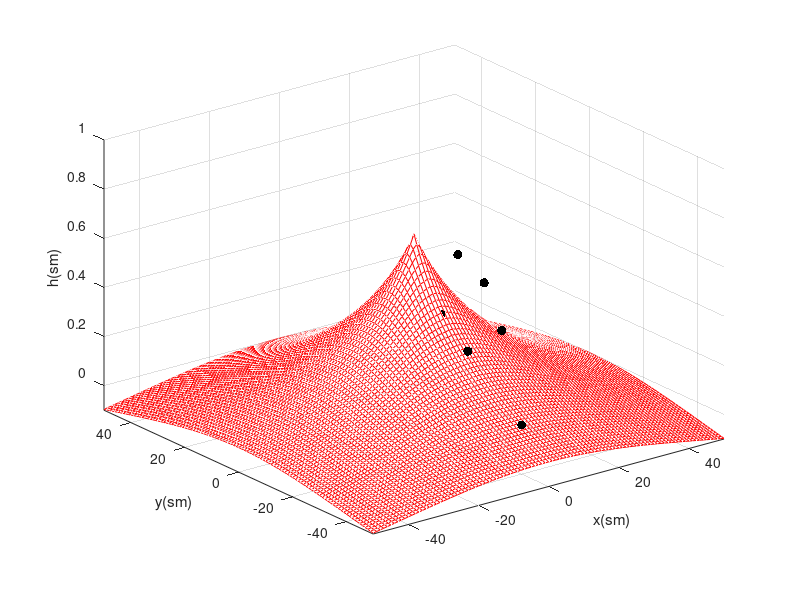

The MATLAB source for this figure: (Note: this script raises an error after producing the figure.)
function membrane_solution_other
clear, clc
PI = 3.14159265;

% experimental data
M = [0 0 0.6;
0 -10 0.4;
0 -20 0.3;
0 -30 0.1;
0 -40 0.1;
sqrt(50) -sqrt(50) 0.6;
sqrt(200) -sqrt(200) 0.3;
sqrt(450) -sqrt(450) 0.0;
sqrt(800) -sqrt(800) 0.0;
20 0 0.4;
30 0 0.1;
40 0 0.0;
sqrt(50) sqrt(50) 0.5;
sqrt(200) sqrt(200) 0.3;
sqrt(450) sqrt(450) 0.1;
sqrt(800) sqrt(800) -0.2;
0 10 0.3;
0 20 0.2;
0 30 0.1;
0 40 0.0;
0 10 0.6];  

x = M(1:16,1);
y = M(1:16,2);
hexp = M(1:16,3);

r = sqrt(x.^2 + y.^2);
Fi = atan2(y,x)*180/PI;
Fi_rad = Fi.*PI./180;

% polar coordinates
[rho, Teta] = calc_cyl(r,Fi_rad);

% SLAE, model coefficients
[coeffs] = solve_slau_m1(rho, Teta, hexp);

A1 = coeffs(1)
B1 = coeffs(2)
D0 = coeffs(3)

% solution plot
draw_solution_field_m1_2(A1,B1,D0);

% SLAE, model coefficients
[coeffs] = solve_slau_m2(rho, Teta, hexp);

A1 = coeffs(1)
A2 = coeffs(2)
B1 = coeffs(3)
B2 = coeffs(4)
D0 = coeffs(5)

% solution plot
draw_solution_field_m2_2(A1,A2,B1,B2,D0);


end

% conformal mapping, new polar coordinates
function [rho, Teta] = calc_cyl(r,Fi_rad)

r0 = 3.95; % domain under cargo radius
Rm = 50; % membrane radius
a = 10; % distance between membrane center and cargo center

Qplus = Rm^2 + a^2 - r0^2 + sqrt( (Rm^2 + a^2 - r0^2)^2 - 4*a^2*Rm^2 );
Qminus = Rm^2 + a^2 - r0^2 - sqrt( (Rm^2 + a^2 - r0^2)^2 - 4*a^2*Rm^2 );
k = Qplus/(2*a*Rm);
rho_up = 4*a^2*r.^2 + 4*a*Qminus*r.*cos(Fi_rad) + Qminus^2;
rho_down = 4*a^2*r.^2 + 4*a*Qplus*r.*cos(Fi_rad) + Qplus^2;
rho = k*sqrt( rho_up./rho_down );
Teta_up = r*sqrt( ( Rm^2+a^2-r0^2 )^2 - 4*Rm^2*a^2 ).*sin(Fi_rad);
Teta_down = a*(Rm^2+r.^2) + r*(Rm^2+a^2-r0^2).*cos(Fi_rad);
Teta = atan2( Teta_up,Teta_down );

end

function [rho, Teta] = calc_cyl_2d(r,Fi_rad)

r0 = 3.95; % domain under cargo radius
Rm = 50; % membrane radius
a = 10; % distance between membrane center and cargo center

Qplus = Rm^2 + a^2 - r0^2 + sqrt( (Rm^2 + a^2 - r0^2)^2 - 4*a^2*Rm^2 );
Qminus = Rm^2 + a^2 - r0^2 - sqrt( (Rm^2 + a^2 - r0^2)^2 - 4*a^2*Rm^2 );
k = Qplus/(2*a*Rm);

rho = zeros(size(r));
Teta = zeros(size(Fi_rad));

for i = 1:size(rho,1)
    for j = 1:size(Teta,2)
        rho_up = 4*a^2*r(i,j)*r(i,j) + 4*a*Qminus*r(i,j)*cos(Fi_rad(i,j)) + Qminus^2;
        rho_down = 4*a^2*r(i,j)*r(i,j) + 4*a*Qplus*r(i,j)*cos(Fi_rad(i,j)) + Qplus^2;
        rho(i,j) = k*sqrt( rho_up/rho_down );
        Teta_up = r(i,j)*sqrt( ( Rm^2+a^2-r0^2 )^2 - 4*Rm^2*a^2 )*sin(Fi_rad(i,j));
        Teta_down = a*(Rm^2+r(i,j)*r(i,j)) + r(i,j)*(Rm^2+a^2-r0^2)*cos(Fi_rad(i,j));
        Teta(i,j) = atan2( Teta_up,Teta_down );
    end
end


end


function [coeffs] = solve_slau_m1(rho, Teta, hexp)

% create system matrix and right part 
M = [0 0 0; 0 0 0; 0 0 0];
B = [0; 0; 0;];

for i=1:size(rho)

        M(1, 1) = M(1, 1) + (rho(i) - 1/rho(i))^2*cos(Teta(i))^2;
        M(1, 2) = M(1, 2) + (rho(i) - 1/rho(i))^2*cos(Teta(i))*sin(Teta(i));
        M(1, 3) = M(1, 3) - log(rho(i))*(rho(i) - 1/rho(i))*cos(Teta(i));
        M(2, 1) = M(1, 2);
        M(2, 2) = M(2, 2) + (rho(i) - 1/rho(i))^2*sin(Teta(i))^2;
        M(2, 3) = M(2, 3) - log(rho(i))*(rho(i) - 1/rho(i))*sin(Teta(i));
        M(3, 1) = M(1, 3);
        M(3, 2) = M(2, 3);
        M(3, 3) = M(3, 3) + log(rho(i))^2;
            
        B(1) = B(1) + (rho(i) - 1/rho(i))*hexp(i)*cos(Teta(i));
        B(2) = B(2) + (rho(i) - 1/rho(i))*hexp(i)*sin(Teta(i));
        B(3) = B(3) - hexp(i)*log(rho(i));

end
%disp(M);
%disp(B);

% matrix system conditional number
c = cond(M)

% SLAE solution, model coefficients
coeffs = linsolve(M,B);

end

function [coeffs] = solve_slau_m2(rho, Teta, hexp)

% create system matrix and right part 
M = [0 0 0 0 0; 0 0 0 0 0; 0 0 0 0 0; 0 0 0 0 0; 0 0 0 0 0];
B = [0; 0; 0; 0; 0];

for i=1:size(rho)

        M(1, 1) = M(1, 1) + (rho(i) - 1/rho(i))^2*cos(Teta(i))^2;
        M(1, 2) = M(1, 2) + (rho(i) - 1/rho(i))*(rho(i)^2 - 1/rho(i)^2)*cos(Teta(i))*cos(2*Teta(i));
        M(1, 3) = M(1, 3) + (rho(i) - 1/rho(i))^2*cos(Teta(i))*sin(Teta(i));
        M(1, 4) = M(1, 4) + (rho(i) - 1/rho(i))*(rho(i)^2 - 1/rho(i)^2)*cos(Teta(i))*sin(2*Teta(i));       
        M(1, 5) = M(1, 5) - log(rho(i))*(rho(i) - 1/rho(i))*cos(Teta(i));
        M(2, 1) = M(1, 2);
        M(2, 2) = M(2, 2) + (rho(i)^2 - 1/rho(i)^2)^2*cos(2*Teta(i))^2;
        M(2, 3) = M(2, 3) + (rho(i) - 1/rho(i))*(rho(i)^2 - 1/rho(i)^2)*cos(2*Teta(i))*sin(Teta(i));
        M(2, 4) = M(2, 4) + (rho(i)^2 - 1/rho(i)^2)^2*cos(2*Teta(i))*sin(2*Teta(i));
        M(2, 5) = M(2, 5) - log(rho(i))*(rho(i)^2 - 1/rho(i)^2)*cos(2*Teta(i));
        M(3, 1) = M(1, 3);
        M(3, 2) = M(2, 3);
        M(3, 3) = M(3, 3) + (rho(i) - 1/rho(i))^2*sin(Teta(i))^2;
        M(3, 4) = M(3, 4) + (rho(i) - 1/rho(i))*(rho(i)^2 - 1/rho(i)^2)*sin(Teta(i))*sin(2*Teta(i));
        M(3, 5) = M(3, 5) + - log(rho(i))*(rho(i) - 1/rho(i))*sin(Teta(i));
        M(4, 1) = M(1, 4);
        M(4, 2) = M(2, 4);
        M(4, 3) = M(3, 4);
        M(4, 4) = M(4, 4) + (rho(i)^2 - 1/rho(i)^2)^2*sin(2*Teta(i))^2;
        M(4, 5) = M(4, 5) - log(rho(i))*(rho(i)^2 - 1/rho(i)^2)*sin(2*Teta(i));
        M(5, 1) = M(1, 5);
        M(5, 2) = M(2, 5);
        M(5, 3) = M(3, 5);
        M(5, 4) = M(4, 5);
        M(5, 5) = M(5, 5) + log(rho(i))^2;
            
        B(1) = B(1) + (rho(i) - 1/rho(i))*hexp(i)*cos(Teta(i));
        B(2) = B(2) + (rho(i)^2 - 1/rho(i)^2)*hexp(i)*cos(2*Teta(i));
        B(3) = B(3) + (rho(i) - 1/rho(i))*hexp(i)*sin(Teta(i));
        B(4) = B(4) + (rho(i)^2 - 1/rho(i)^2)*hexp(i)*sin(2*Teta(i));
        B(5) = B(5) - hexp(i)*log(rho(i));

end

%disp(M);
%disp(B);

% matrix system conditional number
c = cond(M)

% SLAE solution, model coefficients
format short
coeffs = linsolve(M,B);

end


function draw_solution_field_m1_2(A1,B1,D0)

PI = 3.14159265;
Nx = 101;
Ny = 101;
xn = linspace(-50,50,Nx);
yn_t = linspace(-50,50,Ny);
yn = yn_t';
coords2d_r = zeros(size(xn,2),size(yn,1));
coords2d_fi = zeros(size(xn,2),size(yn,1));

for i = 1:size(xn,2)
    for j = 1:size(yn,1)
        coords2d_fi(i,j) = atan2(yn(j,1),xn(1,i))*PI/180;
    end
end
    
for i = 1:size(xn,2)
    for j = 1:size(yn,1)
        coords2d_r(i,j) = sqrt(xn(1,i)^2 + yn(j,1)^2);
    end
end

[rho2d, Teta2d] = calc_cyl_2d(coords2d_r,coords2d_fi);
h2d = zeros(size(coords2d_r));
for i = 1:size(rho2d,1)
    for j = 1:size(Teta2d,2)
        h2d(i,j) = (rho2d(i,j) - 1/rho2d(i,j))*(A1*cos(Teta2d(i,j)) + B1*sin(Teta2d(i,j))) + D0*log(1/rho2d(i,j));
    end
end


format long

Mexp = [0 0 0.6;
0 -10 0.4;
0 -20 0.3;
0 -30 0.1;
0 -40 0.1;
sqrt(50) -sqrt(50) 0.6;
sqrt(200) -sqrt(200) 0.3;
sqrt(450) -sqrt(450) 0.0;
sqrt(800) -sqrt(800) 0.0;
20 0 0.4;
30 0 0.1;
40 0 0.0;
sqrt(50) sqrt(50) 0.5;
sqrt(200) sqrt(200) 0.3;
sqrt(450) sqrt(450) 0.1;
sqrt(800) sqrt(800) -0.2;
0 10 0.3;
0 20 0.2;
0 30 0.1;
0 40 0.0;
0 10 0.6]; 

xexp = Mexp(:,1);
yexp = Mexp(:,2);
hexp = Mexp(:,3);

%solution and experimental data plot
figure('Color','w')
set(gca,'FontSize',12)
a = gradient(0:0.005:0.1);
h = surf(xn, yn, h2d, 'AlphaData',a, 'FaceAlpha',.3);
set(h,'edgecolor','r','facecolor',[1 1 1])
xlim([-50 50])
ylim([-50 50])
zlim([-0.1 1])

hold on
plot3(xexp(1:20),yexp(1:20),hexp(1:20),'.k','MarkerSize',20)

xlabel('x(sm)')
ylabel('y(sm)')
zlabel('h(sm)')
legend('h(x,y)', 'experiment',1)

%calculating errors
Arr_calc = zeros(1,21);
[X, Y] = meshgrid(xn, yn);

for i = 1:21
    Arr_calc(i) = griddata(X,Y,h2d,xexp(i),yexp(i),'natural');
end

Arr_calc_t = Arr_calc';

err = Arr_calc_t - hexp;
disp(err);
err_sq = sqrt((1/size(Arr_calc_t(1:16,1),1))*sum((Arr_calc_t(1:16,1) - hexp(1:16,1)).*(Arr_calc_t(1:16,1) - hexp(1:16,1))))
err_sq2 = sqrt((1/size(Arr_calc_t(17:20,1),1))*sum((Arr_calc_t(17:20,1) - hexp(17:20,1)).*(Arr_calc_t(17:20,1) - hexp(17:20,1))))

%plot discrepancy learning and testing
figure('Color','w')
set(gca,'FontSize',12)
plot3(xexp(1:16),yexp(1:16),err(1:16),'.','MarkerSize',20)
grid on
set(gca,'XTick',-50:25:50)
set(gca,'YTick',-50:25:50)
xlim([-50 50])
ylim([-50 50])
zlim([-0.2 0.2])
set(gca,'ZTick',-0.2:0.1:0.2)
xlabel('x(sm)')
ylabel('y(sm)')
zlabel('d(sm)')

hold on
plot3(xexp(17:20),yexp(17:20),err(17:20),'r.','MarkerSize',20)

legend('discrepancy learning','discrepancy testing',1)

end

function draw_solution_field_m2_2(A1,A2,B1,B2,D0)

PI = 3.14159265;
Nx = 101;
Ny = 101;
xn = linspace(-50,50,Nx);
yn_t = linspace(-50,50,Ny);
yn = yn_t';
coords2d_r = zeros(size(xn,2),size(yn,1));
coords2d_fi = zeros(size(xn,2),size(yn,1));

for i = 1:size(xn,2)
    for j = 1:size(yn,1)
        coords2d_fi(i,j) = atan2(yn(j,1),xn(1,i))*PI/180;
    end
end
    
for i = 1:size(xn,2)
    for j = 1:size(yn,1)
        coords2d_r(i,j) = sqrt(xn(1,i)^2 + yn(j,1)^2);
    end
end

[rho2d, Teta2d] = calc_cyl_2d(coords2d_r,coords2d_fi);
h2d = zeros(size(coords2d_r));
for i = 1:size(rho2d,1)
    for j = 1:size(Teta2d,2)
        h2d(i,j) = (rho2d(i,j) - 1/rho2d(i,j))*(A1*cos(Teta2d(i,j)) + B1*sin(Teta2d(i,j))) + (rho2d(i,j)*rho2d(i,j) - 1/(rho2d(i,j)*rho2d(i,j)))*(A2*cos(2*Teta2d(i,j)) + B2*sin(2*Teta2d(i,j))) + D0*log(1/rho2d(i,j));
    end
end


format long

Mexp = [0 0 0.6;
0 -10 0.4;
0 -20 0.3;
0 -30 0.1;
0 -40 0.1;
sqrt(50) -sqrt(50) 0.6;
sqrt(200) -sqrt(200) 0.3;
sqrt(450) -sqrt(450) 0.0;
sqrt(800) -sqrt(800) 0.0;
20 0 0.4;
30 0 0.1;
40 0 0.0;
sqrt(50) sqrt(50) 0.5;
sqrt(200) sqrt(200) 0.3;
sqrt(450) sqrt(450) 0.1;
sqrt(800) sqrt(800) -0.2;
0 10 0.3;
0 20 0.2;
0 30 0.1;
0 40 0.0;
0 10 0.6]; 

xexp = Mexp(:,1);
yexp = Mexp(:,2);
hexp = Mexp(:,3);

%solution and experimental data plot
figure('Color','w')
set(gca,'FontSize',12)
a = gradient(0:0.005:0.1);
h = surf(xn, yn, h2d, 'AlphaData',a, 'FaceAlpha',.3);
set(h,'edgecolor','r','facecolor',[1 1 1])
xlim([-50 50])
ylim([-50 50])
zlim([-0.1 1])

hold on
plot3(xexp(1:20),yexp(1:20),hexp(1:20),'.k','MarkerSize',20)

xlabel('x(sm)')
ylabel('y(sm)')
zlabel('h(sm)')
legend('h(x,y)', 'experiment',1)

%calculating errors
Arr_calc = zeros(1,21);
[X, Y] = meshgrid(xn, yn);

for i = 1:21
    Arr_calc(i) = griddata(X,Y,h2d,xexp(i),yexp(i),'natural');
end

Arr_calc_t = Arr_calc';

err = Arr_calc_t - hexp;
disp(err);
err_sq = sqrt((1/size(Arr_calc_t(1:16,1),1))*sum((Arr_calc_t(1:16,1) - hexp(1:16,1)).*(Arr_calc_t(1:16,1) - hexp(1:16,1))))
err_sq2 = sqrt((1/size(Arr_calc_t(17:20,1),1))*sum((Arr_calc_t(17:20,1) - hexp(17:20,1)).*(Arr_calc_t(17:20,1) - hexp(17:20,1))))

%plot discrepancy learning and testing 
figure('Color','w')
set(gca,'FontSize',12)
plot3(xexp(1:16),yexp(1:16),err(1:16),'.','MarkerSize',20)
grid on
set(gca,'XTick',-50:25:50)
set(gca,'YTick',-50:25:50)
xlim([-50 50])
ylim([-50 50])
zlim([-0.2 0.2])
set(gca,'ZTick',-0.2:0.1:0.2)
xlabel('x(sm)')
ylabel('y(sm)')
zlabel('d(sm)')

hold on
plot3(xexp(17:20),yexp(17:20),err(17:20),'r.','MarkerSize',20)

legend('discrepancy learning','discrepancy testing',1)

end
